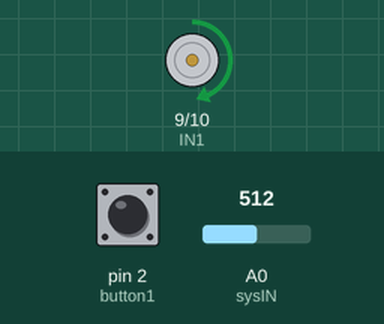
The sketch below on a simulated Arduino Uno, built with avr-gcc and run on an emulated ATmega328P. Parts: motor-driver pin pairs drawn as motors (green arrow = first pin HIGH = forward, orange = second pin HIGH = backward, longer = more drive, scaled by the enable pin). Inputs (shaded band) come from the test bench; at power-on: A0 (sysIN) = 512, pin 2 (button1) LOW. What the sketch prints to the serial monitor is not drawn.

Above: at 1.2 s.
1.3 s: A0 (sysIN) set to 405
At 2.0 s:
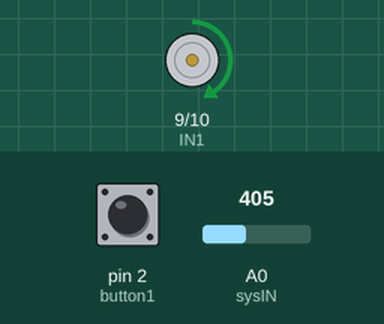
4.3 s: A0 (sysIN) set to 389
At 5.5 s:
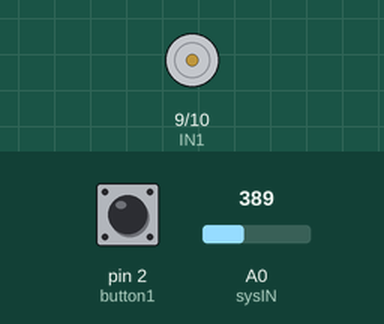
5.8 s: pin 2 (button1) pulled HIGH for 0.15 s
At 7.1 s:
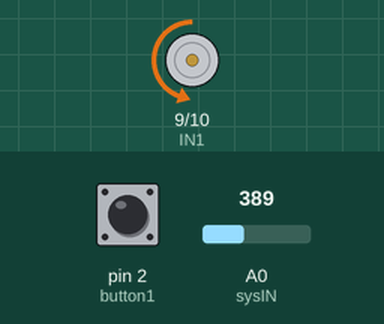
7.4 s: pin 2 (button1) pulled HIGH for 1 s
At 9.6 s:
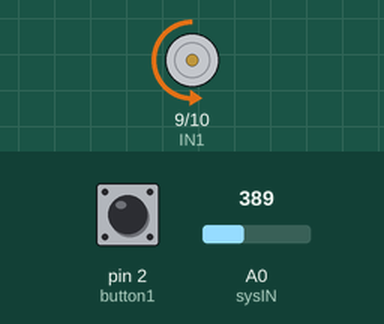
9.9 s: A0 (sysIN) set to 716
At 11.0 s:
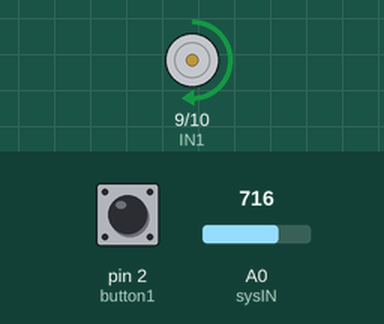
11.4 s: A0 (sysIN) set to 710
At 12.1 s:
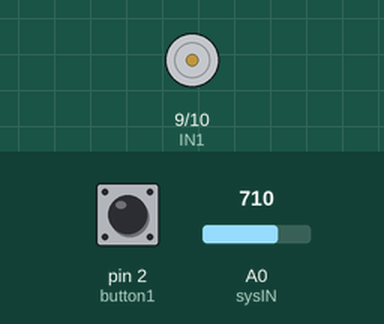
Timing chart, 0 to 13.9 s (numbered marks = the images above; inputs shaded):
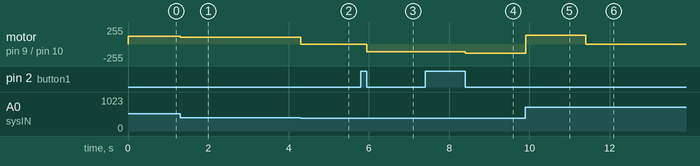

The sketch:

PV4_Botao.ino
```cpp
#include <PID_v1.h>

//controle PID
  double Setpoint, pidIN, pidOUT; //Entradas PID

  //Specify the links and initial tuning parameters
//  double Kp=11.94, Ki=0, Kd=0.025;
    double Kp=0.44, Ki=0, Kd=0.025;
  PID myPID(&pidIN, &pidOUT, &Setpoint, Kp, Ki, Kd, DIRECT);

//Entradas
const int button1 = 2;
const int sysIN = A0; // pino de entrada do potenciômetro
const int setPointPIN= A2;

//Valores
int ERRO;
double lowerLimit=100;
double upperLimit=255;
volatile bool button=0;
volatile unsigned int set=96;

//Interface ponte H
const int EN1 = 11;
const int IN1 = 9;
const int IN2 = 10;
int IN1e = 0;
int IN2e = 0;
//___________________________________________________
void setup() {
Serial.begin(230400);
pinMode(IN1,OUTPUT);  //ponte H - Motor direto
pinMode(IN2,OUTPUT);  //ponte H - Motor reverso
pinMode(EN1,OUTPUT);  //ponte H - Motor habilitação controle PWM
pinMode(button1, INPUT);

pinMode(sysIN, INPUT);      //entrada do sistema potenciometro A0
pinMode(setPointPIN, INPUT);   //potenciometro setpoint A2

  attachInterrupt(digitalPinToInterrupt(button1), buttonISR, HIGH);

  myPID.SetMode(AUTOMATIC);
  myPID.SetOutputLimits(lowerLimit,upperLimit);
  myPID.SetSampleTime(1);

Setpoint=96;
}

void loop() {

pidIN = map(analogRead(sysIN),0,1023,0,255);
Setpoint=set;
//Setpoint = map(analogRead(setPointPIN),0,1023,96,229);
//Setpoint=165;

  ERRO = Setpoint - pidIN;

if(ERRO > 0){
  IN1e= 0;
  IN2e= 1;
    myPID.SetOutputLimits(lowerLimit,upperLimit);
  myPID.SetControllerDirection(DIRECT);
}
if(ERRO < 0){
  IN1e= 1;
  IN2e= 0;
    myPID.SetOutputLimits(lowerLimit,upperLimit);
  myPID.SetControllerDirection(REVERSE);
}
if(ERRO == 0){
  IN1e= 0;
  IN2e= 0;
  myPID.SetOutputLimits(0,255);

}


 digitalWrite(IN1, IN1e);
 digitalWrite(IN2, IN2e);


myPID.Compute();
analogWrite(EN1,pidOUT);  //ponte H - Motor habilitação controle PWM

//    if(button==1){
//    analogWrite(11,0);
//    digitalWrite(9, LOW);
//    digitalWrite(10, LOW);
//    delay(8000);
//    button=0;
//    }
//Serial.println(pidIN);
//Serial.println(Setpoint);

//  dummy = int(PID);
////
  Serial.print("Ref: ");
  Serial.print(Setpoint);
  Serial.print(",");
  Serial.print("Erro: ");
  Serial.print(ERRO);
  Serial.print(",");
  Serial.print("Sensor: ");
  Serial.println(pidIN);
//  Serial.print(",");

//  Serial.print("  ");
//  Serial.print("Controle: ");
//  Serial.println(pidOUT);
//  Serial.print("  ");
////  Serial.write("PID: ");
////  Serial.write(dummy);
//  Serial.write("\n");

}

void buttonISR(){
  while(digitalRead(button1)>0){
  }
  set=set+20;
  if(set>=236){
    set=96;
  }
}
```

Measured:
- the behaviour switches between 390 and 389 on A0 (sysIN) (found by bisection; images 1 and 2)
- the behaviour switches between 711 and 710 on A0 (sysIN) (found by bisection; images 5 and 6)
- after the input at 1.3 s, motor on pin 9 (IN1) / pin 10 (IN2): forward 113/255 → forward 101/255 at once
- after the input at 4.3 s, motor on pin 9 (IN1) / pin 10 (IN2): forward 101/255 → stopped at once
- after the input at 5.8 s, motor on pin 9 (IN1) / pin 10 (IN2): stopped → backward 117/255 after 0.15 s
- after the input at 7.4 s, motor on pin 9 (IN1) / pin 10 (IN2): backward 117/255 → backward 135/255 after 1.0 s
- after the input at 9.9 s, motor on pin 9 (IN1) / pin 10 (IN2): backward 135/255 → forward 135/255 at once
- after the input at 11.4 s, motor on pin 9 (IN1) / pin 10 (IN2): forward 135/255 → stopped at once
